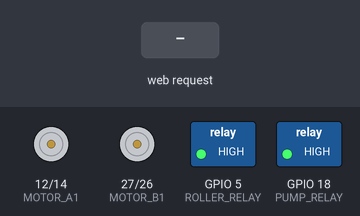
Bench run of a sketch on a simulated ESP32. Parts: motor-driver pin pairs drawn as motors (green arrow = first pin HIGH = forward, orange = second pin HIGH = backward, longer = more drive, scaled by the enable pin), switched loads named in the sketch (green lamp = pin HIGH). The test bench sets the inputs (shaded band). WiFi joins after 1.5 s; servers stay silent unless stated; what the sketch prints to the serial monitor is not drawn.

Above: at 3.2 s.
3.3 s: HTTP request GET /forward received
At 3.8 s:
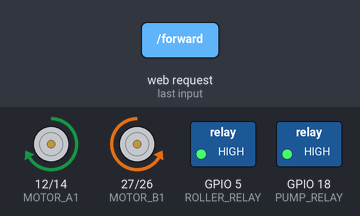
4.8 s: HTTP request GET /backward received
At 6.0 s:
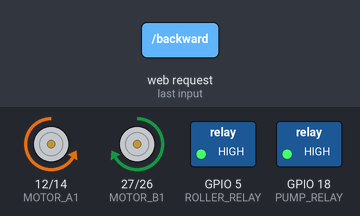
6.3 s: HTTP request GET /left received
At 7.3 s:
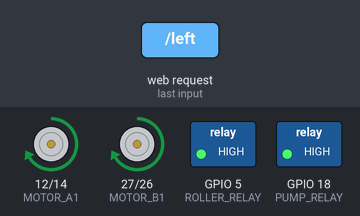
7.8 s: HTTP request GET /right received
At 8.4 s:
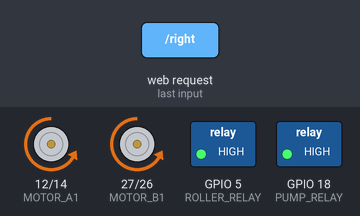
9.3 s: HTTP request GET /toggle_roller received
At 9.6 s:
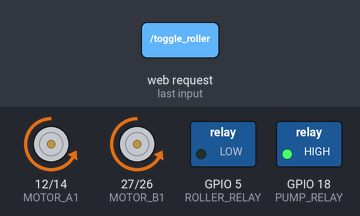
10.8 s: HTTP request GET /stop received
At 11.9 s:
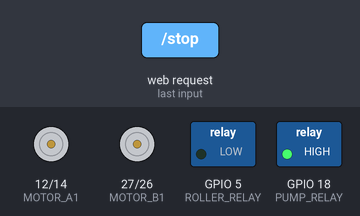
Timing chart, 0 to 13.3 s (numbered marks = the images above; inputs shaded):
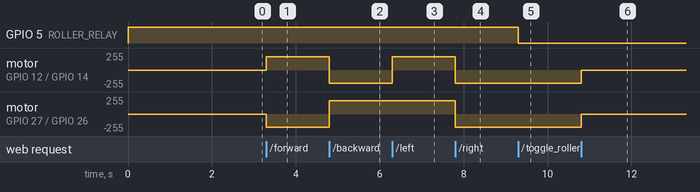

The sketch:

solar_cleaning_rover_testing.ino
```cpp
#include <WiFi.h>
#include <WebServer.h>

// Replace with your network credentials
const char* ssid = "Projects";
const char* password = "12345678@";


// Create WebServer object on port 80
WebServer server(80);

// Motor control pins (L298N)
#define MOTOR_A1 12  // Left motor forward
#define MOTOR_A2 14  // Left motor backward
#define MOTOR_B1 27  // Right motor forward
#define MOTOR_B2 26  // Right motor backward
#define MOTOR_A_SPEED 13  // Left motor speed (PWM)
#define MOTOR_B_SPEED 25  // Right motor speed (PWM)

// Relay pins (Active Low)
#define ROLLER_RELAY 5   // Mop roller motor relay
#define PUMP_RELAY 18    // Water pump relay

// Variables
int motorSpeed = 200;  // Default speed (0-255)
bool rollerState = false;
bool pumpState = false;

// HTML webpage
const char index_html[] PROGMEM = R"rawliteral(
<!DOCTYPE html>
<html>
<head>
    <title>Cleaning Robot Control</title>
    <meta name="viewport" content="width=device-width, initial-scale=1">
    <style>
        body { font-family: Arial, sans-serif; text-align: center; margin: 0px auto; padding-top: 30px; background-color: #f0f0f0; }
        .container { max-width: 400px; margin: 0 auto; background: white; padding: 20px; border-radius: 10px; box-shadow: 0 4px 8px rgba(0,0,0,0.1); }
        .button { background-color: #4CAF50; border: none; color: white; padding: 15px 25px; text-align: center; text-decoration: none; display: inline-block; font-size: 16px; margin: 4px 2px; cursor: pointer; border-radius: 5px; width: 120px; }
        .button:hover { background-color: #45a049; }
        .button:active { background-color: #3e8e41; }
        .stop { background-color: #f44336; }
        .stop:hover { background-color: #da190b; }
        .toggle { background-color: #ff9800; }
        .toggle:hover { background-color: #e68900; }
        .toggle.active { background-color: #4CAF50; }
        .speed-container { margin: 20px 0; }
        .speed-slider { width: 80%; }
        h1 { color: #333; }
        .control-section { margin: 20px 0; padding: 15px; border: 1px solid #ddd; border-radius: 5px; }
    </style>
</head>
<body>
    <div class="container">
        <h1>🤖 Cleaning Robot Control</h1>

        <div class="control-section">
            <h3>Movement Controls</h3>
            <div>
                <button class="button" onmousedown="sendCommand('forward')" onmouseup="sendCommand('stop')">↑ Forward</button>
            </div>
            <div>
                <button class="button" onmousedown="sendCommand('left')" onmouseup="sendCommand('stop')">← Left</button>
                <button class="button stop" onclick="sendCommand('stop')">⏹ Stop</button>
                <button class="button" onmousedown="sendCommand('right')" onmouseup="sendCommand('stop')">Right →</button>
            </div>
            <div>
                <button class="button" onmousedown="sendCommand('backward')" onmouseup="sendCommand('stop')">↓ Backward</button>
            </div>
        </div>

        <div class="control-section">
            <h3>Speed Control</h3>
            <div class="speed-container">
                <label for="speedSlider">Speed: <span id="speedValue">200</span></label><br>
                <input type="range" min="100" max="255" value="200" class="speed-slider" id="speedSlider" oninput="updateSpeed(this.value)">
            </div>
        </div>

        <div class="control-section">
            <h3>Cleaning Controls</h3>
            <button class="button toggle" id="rollerBtn" onclick="toggleRoller()">Roller: OFF</button>
            <button class="button toggle" id="pumpBtn" onclick="togglePump()">Pump: OFF</button>
        </div>
    </div>

    <script>
        function sendCommand(command) {
            var xhr = new XMLHttpRequest();
            xhr.open("GET", "/" + command, true);
            xhr.send();
        }

        function updateSpeed(value) {
            document.getElementById("speedValue").innerHTML = value;
            var xhr = new XMLHttpRequest();
            xhr.open("GET", "/speed?value=" + value, true);
            xhr.send();
        }

        function toggleRoller() {
            var xhr = new XMLHttpRequest();
            xhr.open("GET", "/toggle_roller", true);
            xhr.onreadystatechange = function() {
                if (xhr.readyState == 4 && xhr.status == 200) {
                    var btn = document.getElementById("rollerBtn");
                    if (xhr.responseText == "ON") {
                        btn.innerHTML = "Roller: ON";
                        btn.classList.add("active");
                    } else {
                        btn.innerHTML = "Roller: OFF";
                        btn.classList.remove("active");
                    }
                }
            };
            xhr.send();
        }

        function togglePump() {
            var xhr = new XMLHttpRequest();
            xhr.open("GET", "/toggle_pump", true);
            xhr.onreadystatechange = function() {
                if (xhr.readyState == 4 && xhr.status == 200) {
                    var btn = document.getElementById("pumpBtn");
                    if (xhr.responseText == "ON") {
                        btn.innerHTML = "Pump: ON";
                        btn.classList.add("active");
                    } else {
                        btn.innerHTML = "Pump: OFF";
                        btn.classList.remove("active");
                    }
                }
            };
            xhr.send();
        }
    </script>
</body>
</html>
)rawliteral";

void setup() {
  Serial.begin(115200);

  // Initialize motor pins
  pinMode(MOTOR_A1, OUTPUT);
  pinMode(MOTOR_A2, OUTPUT);
  pinMode(MOTOR_B1, OUTPUT);
  pinMode(MOTOR_B2, OUTPUT);
  pinMode(MOTOR_A_SPEED, OUTPUT);
  pinMode(MOTOR_B_SPEED, OUTPUT);

  // Initialize relay pins (Active Low)
  pinMode(ROLLER_RELAY, OUTPUT);
  pinMode(PUMP_RELAY, OUTPUT);

  // Turn off all motors and relays initially
  stopMotors();
  digitalWrite(ROLLER_RELAY, HIGH);  // HIGH = OFF for active low relay
  digitalWrite(PUMP_RELAY, HIGH);    // HIGH = OFF for active low relay

  // Set PWM pins for motor speed control
  // analogWrite will be used for speed control

  // Connect to Wi-Fi
  WiFi.begin(ssid, password);
  Serial.print("Connecting to WiFi");
  while (WiFi.status() != WL_CONNECTED) {
    delay(1000);
    Serial.print(".");
  }
  Serial.println();
  Serial.print("Connected to WiFi network with IP Address: ");
  Serial.println(WiFi.localIP());

  // Route for root / web page
  server.on("/", handleRoot);

  // Routes for robot control
  server.on("/forward", handleForward);
  server.on("/backward", handleBackward);
  server.on("/left", handleLeft);
  server.on("/right", handleRight);
  server.on("/stop", handleStop);
  server.on("/speed", handleSpeed);
  server.on("/toggle_roller", handleToggleRoller);
  server.on("/toggle_pump", handleTogglePump);

  // Start server
  server.begin();
  Serial.println("HTTP server started");
}

void loop() {
  server.handleClient();
}

// Web server handlers
void handleRoot() {
  server.send(200, "text/html", index_html);
}

void handleForward() {
  moveForward();
  server.send(200, "text/plain", "Moving forward");
}

void handleBackward() {
  moveBackward();
  server.send(200, "text/plain", "Moving backward");
}

void handleLeft() {
  turnLeft();
  server.send(200, "text/plain", "Turning left");
}

void handleRight() {
  turnRight();
  server.send(200, "text/plain", "Turning right");
}

void handleStop() {
  stopMotors();
  server.send(200, "text/plain", "Stopped");
}

void handleSpeed() {
  if (server.hasArg("value")) {
    motorSpeed = server.arg("value").toInt();
    motorSpeed = constrain(motorSpeed, 100, 255);  // Limit speed range
    server.send(200, "text/plain", "Speed set to " + String(motorSpeed));
  } else {
    server.send(400, "text/plain", "Bad Request");
  }
}

void handleToggleRoller() {
  rollerState = !rollerState;
  digitalWrite(ROLLER_RELAY, rollerState ? LOW : HIGH);  // LOW = ON for active low
  server.send(200, "text/plain", rollerState ? "ON" : "OFF");
}

void handleTogglePump() {
  pumpState = !pumpState;
  digitalWrite(PUMP_RELAY, pumpState ? LOW : HIGH);  // LOW = ON for active low
  server.send(200, "text/plain", pumpState ? "ON" : "OFF");
}

void turnLeft() {
  digitalWrite(MOTOR_A1, HIGH);
  digitalWrite(MOTOR_A2, LOW);
  digitalWrite(MOTOR_B1, HIGH);
  digitalWrite(MOTOR_B2, LOW);
  analogWrite(MOTOR_A_SPEED, motorSpeed);
  analogWrite(MOTOR_B_SPEED, motorSpeed);
  Serial.println("Moving Forward");
}

void turnRight() {
  digitalWrite(MOTOR_A1, LOW);
  digitalWrite(MOTOR_A2, HIGH);
  digitalWrite(MOTOR_B1, LOW);
  digitalWrite(MOTOR_B2, HIGH);
  analogWrite(MOTOR_A_SPEED, motorSpeed);
  analogWrite(MOTOR_B_SPEED, motorSpeed);
  Serial.println("Moving Backward");
}

void moveBackward() {
  digitalWrite(MOTOR_A1, LOW);
  digitalWrite(MOTOR_A2, HIGH);
  digitalWrite(MOTOR_B1, HIGH);
  digitalWrite(MOTOR_B2, LOW);
  analogWrite(MOTOR_A_SPEED, motorSpeed);
  analogWrite(MOTOR_B_SPEED, motorSpeed);
  Serial.println("Turning Left");
}

void moveForward() {
  digitalWrite(MOTOR_A1, HIGH);
  digitalWrite(MOTOR_A2, LOW);
  digitalWrite(MOTOR_B1, LOW);
  digitalWrite(MOTOR_B2, HIGH);
  analogWrite(MOTOR_A_SPEED, motorSpeed);
  analogWrite(MOTOR_B_SPEED, motorSpeed);
  Serial.println("Turning Right");
}

void stopMotors() {
  digitalWrite(MOTOR_A1, LOW);
  digitalWrite(MOTOR_A2, LOW);
  digitalWrite(MOTOR_B1, LOW);
  digitalWrite(MOTOR_B2, LOW);
  analogWrite(MOTOR_A_SPEED, 0);
  analogWrite(MOTOR_B_SPEED, 0);
  Serial.println("Motors Stopped");
}
```

Measured:
- after the input at 3.3 s, motor on GPIO 12 (MOTOR_A1) / GPIO 14 (MOTOR_A2): stopped → forward 200/255 at once; motor on GPIO 27 (MOTOR_B1) / GPIO 26 (MOTOR_B2): stopped → backward 200/255 at once
- after the input at 4.8 s, motor on GPIO 12 (MOTOR_A1) / GPIO 14 (MOTOR_A2): forward 200/255 → backward 200/255 at once; motor on GPIO 27 (MOTOR_B1) / GPIO 26 (MOTOR_B2): backward 200/255 → forward 200/255 at once
- after the input at 6.3 s, motor on GPIO 12 (MOTOR_A1) / GPIO 14 (MOTOR_A2): backward 200/255 → forward 200/255 at once
- after the input at 7.8 s, motor on GPIO 12 (MOTOR_A1) / GPIO 14 (MOTOR_A2), motor on GPIO 27 (MOTOR_B1) / GPIO 26 (MOTOR_B2): forward 200/255 → backward 200/255 at once
- after the input at 9.3 s, GPIO 5 (ROLLER_RELAY): HIGH → LOW at once
- after the input at 10.8 s, motor on GPIO 12 (MOTOR_A1) / GPIO 14 (MOTOR_A2), motor on GPIO 27 (MOTOR_B1) / GPIO 26 (MOTOR_B2): backward 200/255 → stopped at once
